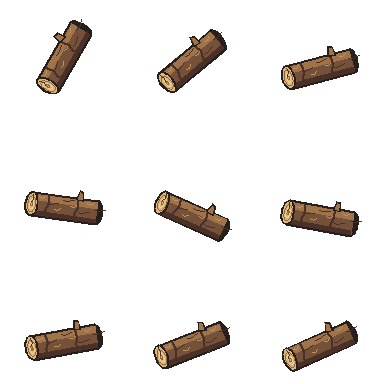
#> input picture assets/vfx/substitution/source/log-sheet.png, 384 x 384 px
$ python build.py
#> lines starting #> are read from the running program, lines starting #| are printed output that depends on the picture
"""Extract authored assets; retime/reuse summoning smoke without pixel resampling."""
from pathlib import Path
from PIL import Image,ImageDraw,ImageFont
import json,numpy as np,hashlib
ROOT=Path(__file__).resolve().parents[1];SRC=ROOT/'source';REPO=ROOT.parents[2];PRE=REPO/'assets/characters/player/previews/substitution'
for p in [PRE,ROOT/'log',ROOT/'departure',ROOT/'arrival',ROOT/'ribbons']:p.mkdir(parents=True,exist_ok=True)
def check(im,blank=False):
 a=np.array(im);assert im.mode=='RGBA' and set(np.unique(a[:,:,3]))<={0,255}
 assert blank or np.any(a[:,:,3]);assert not np.any(a[[0,-1],:,3]) and not np.any(a[:,[0,-1],3])
def cut(sheet,count,size,cols):
 assert sheet.size==(cols*size,((count+cols-1)//cols)*size)
 return [sheet.crop((i%cols*size,i//cols*size,(i%cols+1)*size,(i//cols+1)*size)) for i in range(count)]
log=cut(Image.open(SRC/'log-sheet.png').convert('RGBA'),9,128,3)
#> log = 9 items
ribbons=cut(Image.open(SRC/'ribbons-sheet.png').convert('RGBA'),12,256,4)
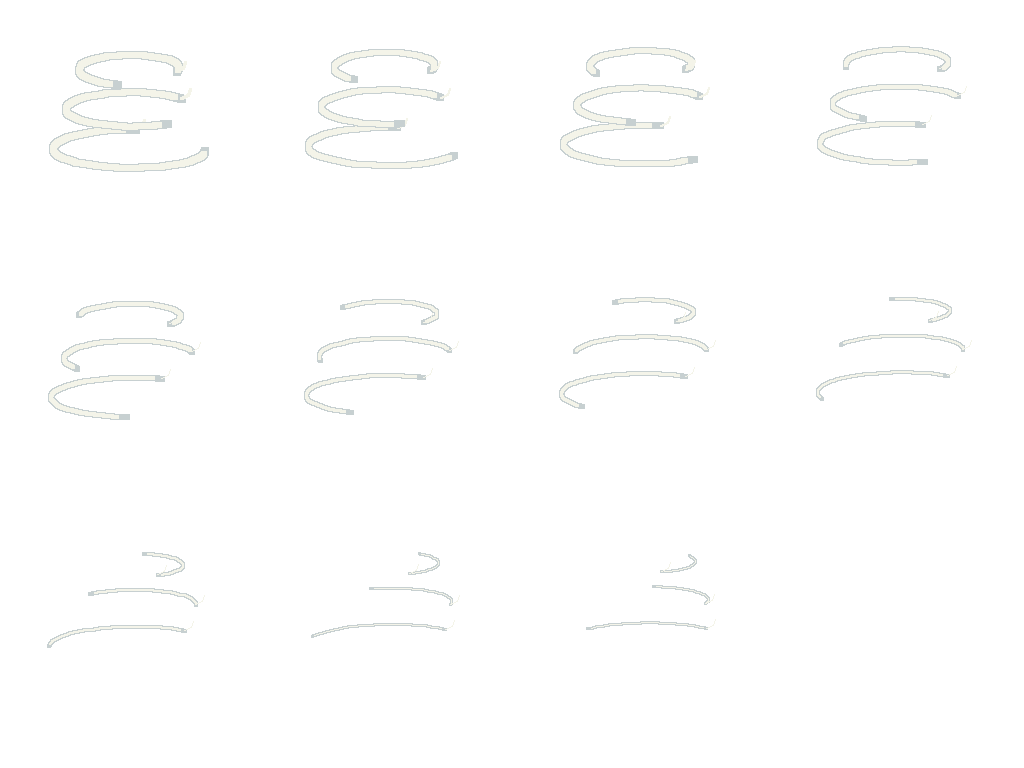
#> input picture assets/vfx/substitution/source/ribbons-sheet.png, 1024 x 768 px
#> ribbons = 12 items
sheet=Image.open(SRC/'rolling-smoke.png').convert('RGBA');source=json.loads((SRC/'rolling-smoke.json').read_text());billows=[]
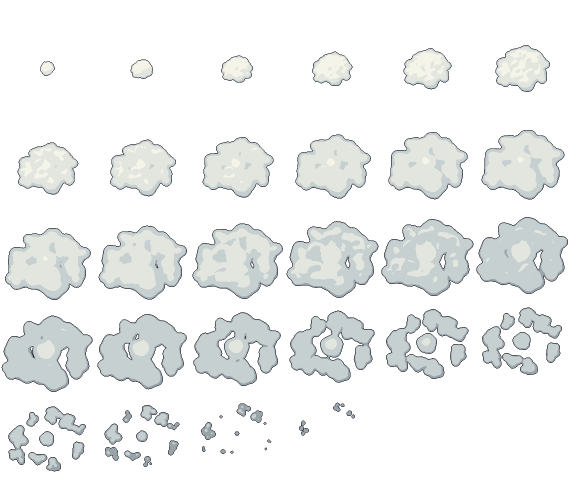
#> input picture assets/vfx/substitution/source/rolling-smoke.png, 1140 x 1005 px (shown at 1/2 size)
#> further down, sheet is the input picture: PIL image 1140x1005 RGBA; mean R, G, B, A 53.3, 55, 54.6, 68.7
#> (the run stopped early here; a loop or call above may not have finished)
